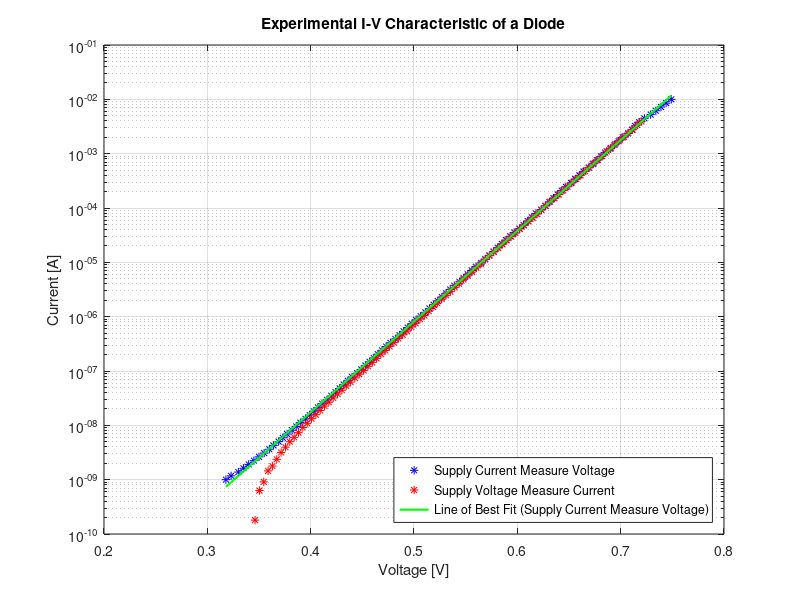
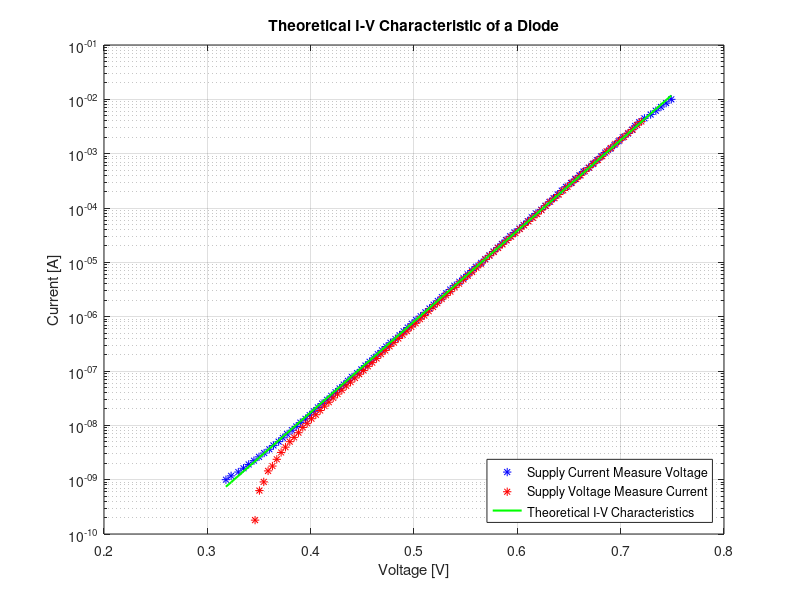
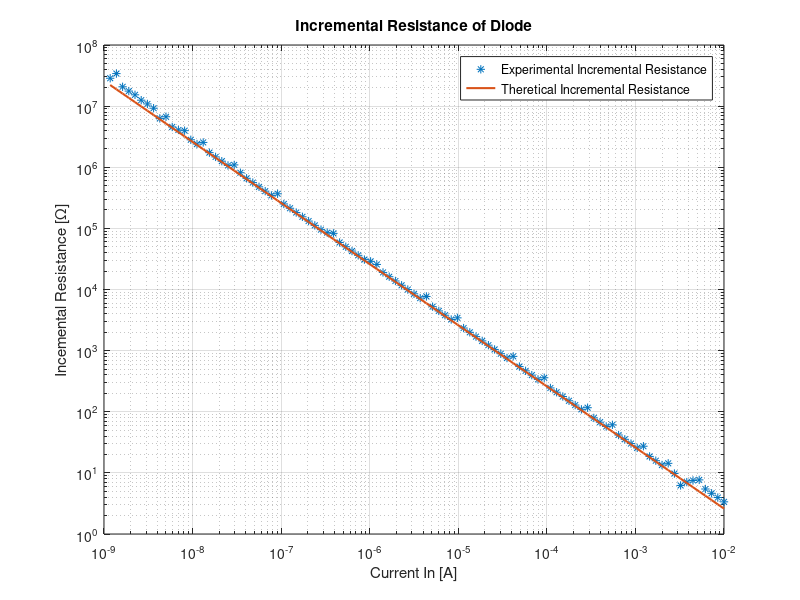
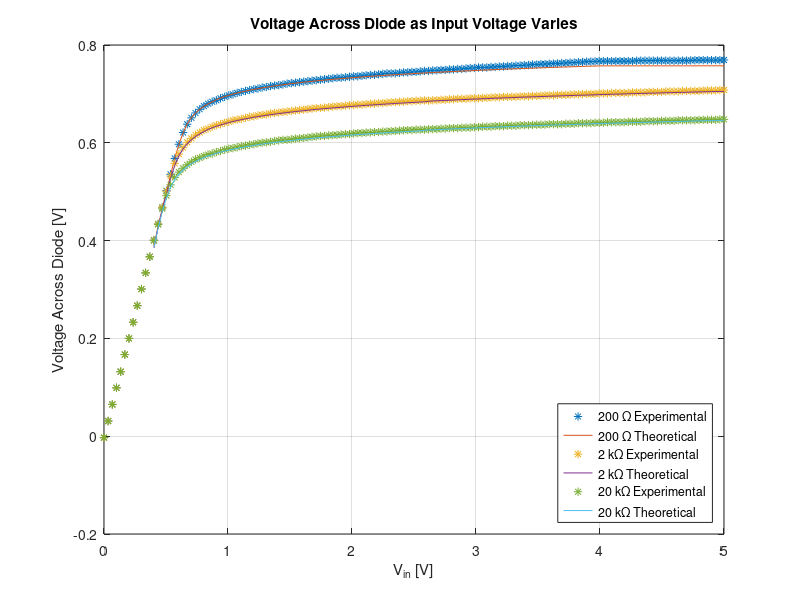

Write MATLAB code to recreate these figures, in order.
%% Experiement 1
V_in = load('Experiment 1 Supply V.mat');
V_in.I_d = fliplr(V_in.I_d);
V_in.V_in = fliplr(V_in.V_in);

I_in = load('Experiment 1 Supply I.mat');
I_in.I_in = fliplr(I_in.I_in);
I_in.V_d = fliplr(I_in.V_d);

%x = linspace(min(I_in.V_d),max(I_in.V_d),1000);
x = I_in.V_d;
fit = polyfit(I_in.V_d,log(I_in.I_in),1);
line = exp(fit(1) * x + fit(2));

%U_T = (0.026);
U_T = 1/(fit(1));
I_s = exp(fit(2));
theoretical = I_s * exp(x/U_T);

figure
semilogy(I_in.V_d,I_in.I_in,'b*')
hold on
semilogy(V_in.V_in,V_in.I_d,'r*')
semilogy(x,line,'g-','LineWidth',1.5)
title('Experimental I-V Characteristic of a Diode')
xlabel('Voltage [V]')
ylabel('Current [A]')
legend('Supply Current Measure Voltage','Supply Voltage Measure Current','Line of Best Fit (Supply Current Measure Voltage)','Location','Southeast')
grid on
hold off
% Offset in op-amp circuitry causes the variation between the supply
% voltage and the supply current.  The result is a very small current (negative)
% that is effectively zero when supplying voltage.  If you add an offset
% equivalent to making the largest negative value positive to all of them,
% they should line up.

figure
semilogy(I_in.V_d,I_in.I_in,'b*')
hold on
semilogy(V_in.V_in,V_in.I_d,'r*')
semilogy(x,theoretical,'g-','LineWidth',1.5)
title('Theoretical I-V Characteristic of a Diode')
xlabel('Voltage [V]')
ylabel('Current [A]')
legend('Supply Current Measure Voltage','Supply Voltage Measure Current','Theoretical I-V Characteristics','Location','Southeast')
grid on
hold off

% Theoretical Values

R_d = diff(I_in.V_d)./diff(I_in.I_in);
%I = logspace(-9,-2,1000);
I = I_in.I_in(2:end);
Theoretical_R_d = U_T ./ I;

figure
loglog(I_in.I_in(2:end),R_d,'*')
hold on
loglog(I, Theoretical_R_d,'LineWidth',1.5)
title('Incremental Resistance of Diode')
xlabel('Current In [A]')
ylabel('Incemental Resistance [\Omega]')
legend('Experimental Incremental Resistance','Theretical Incremental Resistance','Location','Northeast')
grid on
hold off



%% Experiment 2
% 200 Ohm Resistor
R_200 = load('Experiment 2 - 200 - USE.mat');
R_200.I_in = fliplr(R_200.I_in);
R_200.V_diode = fliplr(R_200.V_diode);
R_200.V_in = fliplr(R_200.V_in);

% 2k Ohm resistor
R_2k = load('Experiment 2 - 2k - USE.mat');
R_2k.I_in = fliplr(R_2k.I_in);
R_2k.V_diode = fliplr(R_2k.V_diode);
R_2k.V_in = fliplr(R_2k.V_in);

% 20k Ohm resistor
R_20k = load('Experiment 2 - 20k - USE.mat');
R_20k.I_in = fliplr(R_20k.I_in);
R_20k.V_diode = fliplr(R_20k.V_diode);
R_20k.V_in = fliplr(R_20k.V_in);

V_diode_200 = U_T*log(R_200.I_in/I_s);
V_diode_2k  = U_T*log(R_2k.I_in/I_s);
V_diode_20k = U_T*log(R_20k.I_in/I_s);

% Current Through Circuit
% SHIFTED OVER TO ACCOUNT FOR DIFFERENCE %% ADD THE I_ON
I_200 = ((R_200.V_in-0.6) - U_T)./200;
I_2k = ((R_2k.V_in-0.6) - U_T)./2000;
I_20k = ((R_20k.V_in-0.6) - U_T)./20000;

% Delete the initial Points
figure
plot(R_200.V_in,R_200.V_diode,'*')
hold on
plot(R_200.V_in(13:end),abs(V_diode_200(13:end)))
plot(R_2k.V_in,R_2k.V_diode,'*')
plot(R_2k.V_in(13:end),abs(V_diode_2k(13:end)))
plot(R_20k.V_in,R_20k.V_diode,'*')
plot(R_20k.V_in(13:end),abs(V_diode_20k(13:end)))
xlabel('V_{in} [V]')
ylabel('Voltage Across Diode [V]')
title('Voltage Across Diode as Input Voltage Varies')
legend('200 \Omega Experimental','200 \Omega Theoretical','2 k\Omega Experimental','2 k\Omega Theoretical','20 k\Omega Experimental','20 k\Omega Theoretical','Location','Southeast')
grid on
hold off

figure
semilogy(R_200.V_in,R_200.I_in,'*')
hold on
semilogy(R_200.V_in(21:end),I_200(21:end))
semilogy(R_2k.V_in,R_2k.I_in,'*')
semilogy(R_2k.V_in(21:end),I_2k(21:end))
semilogy(R_20k.V_in,R_20k.I_in,'*')
semilogy(R_20k.V_in(21:end),I_20k(21:end))
xlabel('V_{in} [V]')
ylabel('I_{in} [A]')
title('Current Through Circuit as Input Voltage Varies')
legend('200 \Omega Experimental','200 \Omega Theoretical','2 k\Omega Experimental','2 k\Omega Theoretical','20 k\Omega Experimental','20 k\Omega Theoretical','Location','Southeast')
grid on
hold off

figure
plot(R_200.V_in,R_200.I_in,'*')
hold on
plot(R_200.V_in(21:end),I_200(21:end))
xlabel('V_{in} [V]')
ylabel('I_{in} [A]')
title('Current Through Circuit as Input Voltage Varies with R = 200 \Omega')
legend('200 \Omega Experimental','200 \Omega Theoretical','20 k\Omega Theoretical','Location','Northwest')
grid on
hold off

figure
plot(R_2k.V_in,R_2k.I_in,'*')
hold on
plot(R_2k.V_in(21:end),I_2k(21:end))
xlabel('V_{in} [V]')
ylabel('I_{in} [A]')
title('Current Through Circuit as Input Voltage Varies with R = 2 k\Omega')
legend('2 k\Omega Experimental','2 k\Omega Theoretical','Location','Northwest')
grid on
hold off

figure
plot(R_20k.V_in,R_20k.I_in,'*')
hold on
plot(R_20k.V_in(21:end),I_20k(21:end))
xlabel('V_{in} [V]')
ylabel('I_{in} [A]')
title('Current Through Circuit as Input Voltage Varies with R = 20 k\Omega')
legend('20 k\Omega Experimental','20 k\Omega Theoretical','Location','Northwest')
grid on
hold off

% I_on
I_on_200 = U_T/200;
I_on_2k = U_T/2000;
I_on_20k = U_T/20000;

R = linspace(0,50000,500);
I_on = U_T./R;

figure
loglog(R,I_on)
hold on
plot(200,I_on_200,'*')
plot(2000,I_on_2k,'*')
plot(20000,I_on_20k,'*')
xlabel('R [\Omega]')
ylabel('I_{on} [A]')
title('I_{on} with Respect to R')
legend('Theoretical I_{on} with U_t = 26 mV','200 \Omega','2 k\Omega','20 k\Omega','Location','Northeast')
grid on
hold off

% V_on
R = linspace(0,50000,500);
%I_on = U_T./R;
V_on = U_T*log((U_T./R)/I_s);
%V_on = U_T*log(I_on./I_s);

V_on_200 = U_T*log(I_on_200/I_s);
V_on_2k = U_T*log(I_on_2k/I_s);
V_on_20k = U_T*log(I_on_20k/I_s);

figure
loglog(R,V_on)
hold on
loglog(200,V_on_200,'*')
loglog(2000,V_on_2k,'*')
loglog(20000,V_on_20k,'*')
xlabel('R [\Omega]')
ylabel('V_{on} [V]')
title('V_{on} with Respect to R')
legend('Theoretical V_{on} with U_t = 26 mV','200 \Omega','2 k\Omega','20 k\Omega','Location','Northeast')
grid on
hold off
